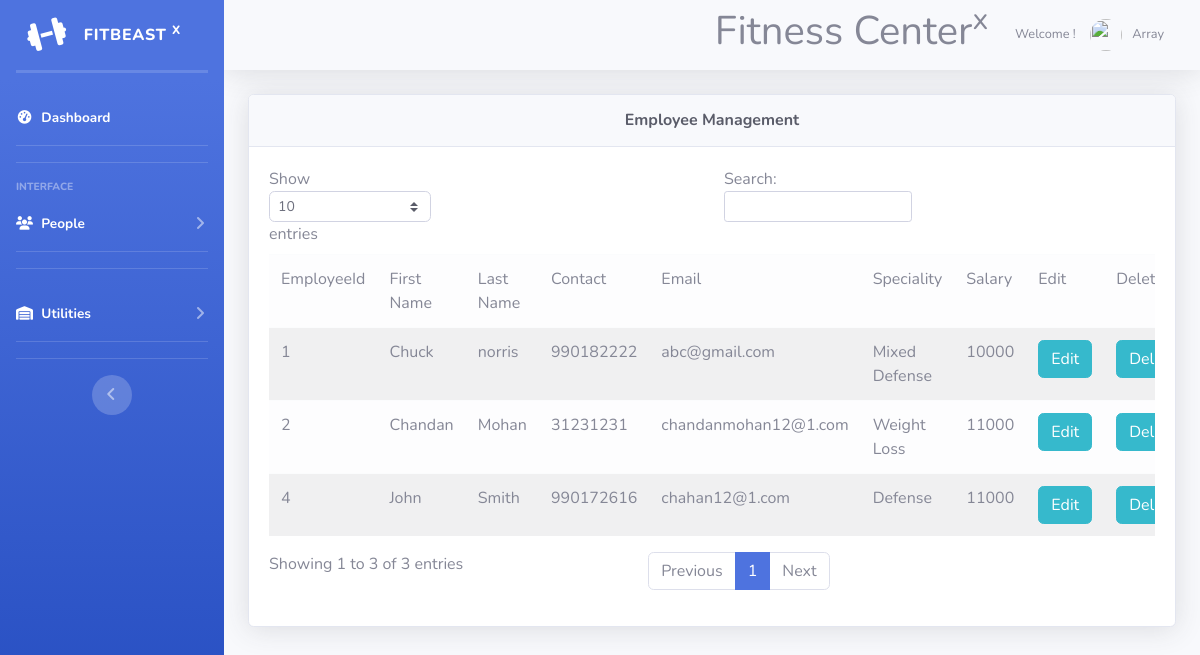
The app's page /admin/trainer.php (signed in) with its own data.
### tables this page shows
CREATE TABLE IF NOT EXISTS `trainer` (
  `trainerid` int(11) NOT NULL AUTO_INCREMENT,
  `fname` varchar(20) NOT NULL,
  `lname` varchar(20) NOT NULL,
  `contact` varchar(20) NOT NULL,
  `email` varchar(20) NOT NULL,
  `specialization` varchar(20) NOT NULL,
  `salary` int(11) NOT NULL,
  PRIMARY KEY (`trainerid`) USING BTREE
);

### admin/trainer.php (the view, shortened to what this page needs)
<!DOCTYPE html>
<html lang="en">
<head>
  <link href="vendor/fontawesome-free/css/all.min.css" rel="stylesheet" type="text/css">
  <link href="css/sb-admin-2.min.css" rel="stylesheet">
</head>
<?php
 include('adminpanel/header.php');
 ?>
      <?php
 $connect = mysqli_connect("localhost", "root", "", "fitbeasttest1");
 $query ="SELECT * FROM trainer";
 $result = mysqli_query($connect, $query);
 ?>
           <div class="container-fluid">
                <div class="card shadow mb-4">
            <div class="card-header py-3">
              <h6 class="m-0 font-weight-bold text-dark" style="text-align: center;">Employee Management</h6>
            </div>
                <div class="card-body">
              <div class="table-responsive">
                <table class="table table-striped table-light" id="dataTable" width="100%" cellspacing="0">
                          <thead class="thead-dark">
                               <tr>
                                    <td>EmployeeId</td>
                                    <td>First Name</td>
                                    <td>Last Name</td>
                                    <td>Contact</td>
                                    <td>Email</td>
                                    <td>Speciality</td>
                                    <td>Salary</td>
                                    <td>Edit</td>
                                    <td>Delete</td>
                               </tr>
                          </thead>
                          <?php
                          while($row = mysqli_fetch_array($result))
                          {
                               echo '
                               <tr>
                                    <td>'.$row["trainerid"].'</td>
                                    <td>'.$row["fname"].'</td>
                                    <td>'.$row["lname"].'</td>
                                    <td>'.$row["contact"].'</td>
                                    <td>'.$row["email"].'</td>
                                    <td>'.$row["specialization"].'</td>
                                    <td>'.$row["salary"].'</td>
                                    <td><a class="btn btn-info" href="traineredit?id='.$row['trainerid'].'">Edit</a></td>
                                    <td><a class="btn btn-info" href="trainerdelete.php?id='.$row['trainerid'].'">Delete</a></td>
                               </tr>
                               ';
                          }
                          ?>
                     </table>
                 </div>
           </div>
           </div>
           </div>
         </div>
  </div>

### records on screen
trainer: trainerid "1", fname "Chuck", lname "norris", contact "990182222", email "abc@gmail.com", specialization "Mixed Defense", salary "10000"
trainer: trainerid "2", fname "Chandan", lname "Mohan", contact "31231231", email "chandanmohan12@1.com", specialization "Weight Loss", salary "11000"
trainer: trainerid "4", fname "John", lname "Smith", contact "990172616", email "chahan12@1.com", specialization "Defense", salary "11000"

### other values on screen
$_SESSION['user_name'] "Array"
